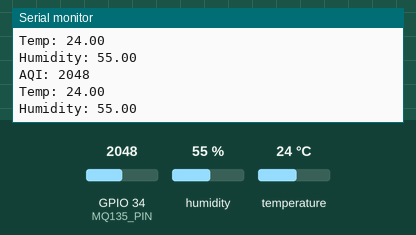
A sketch run on a simulated ESP32. Shown: the last lines printed to the serial monitor. Inputs (shaded band) come from the test bench; at power-on: humidity 55 %, GPIO 34 (MQ135_PIN) = 2048, temperature 24 °C.

Above: at 2.8 s.
2.9 s: humidity set to 22 %
At 5.1 s:
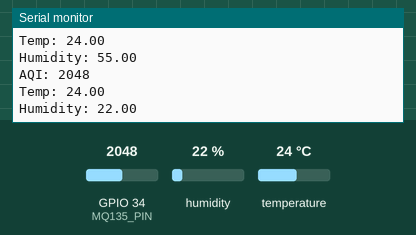
5.6 s: GPIO 34 (MQ135_PIN) set to 2866
At 6.8 s:
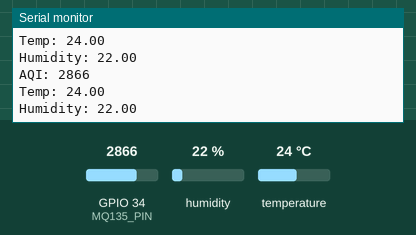
8.3 s: temperature set to 12 °C
At 10.8 s:
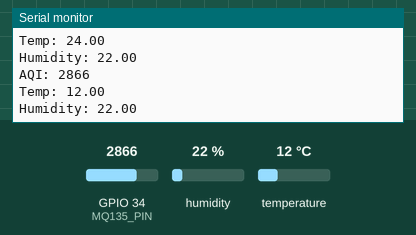
11.0 s: GPIO 34 (MQ135_PIN) set to 3603
At 13.2 s:
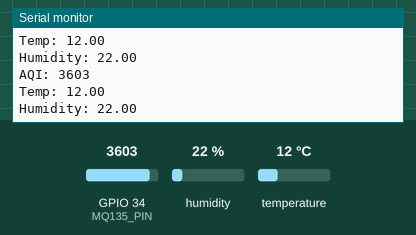
13.7 s: humidity set to 40 %
At 14.9 s:
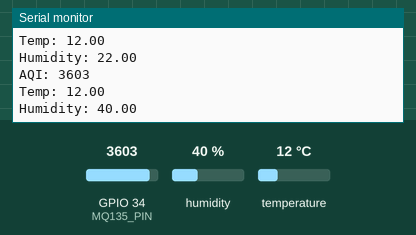
Timing chart, 0 to 16.7 s (numbered marks = the images above; inputs shaded):
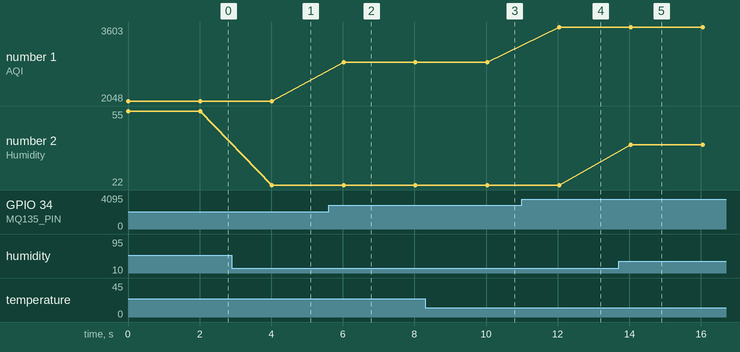

The sketch:

esp32_air_quality_monitor.ino
```cpp
#include "DHT.h"

#define DHTPIN 4
#define DHTTYPE DHT22

#define MQ135_PIN 34

DHT dht(DHTPIN, DHTTYPE);

void setup() {

  Serial.begin(115200);

  dht.begin();
}

void loop() {

  int aqi = analogRead(MQ135_PIN);

  float temp =
      dht.readTemperature();

  float hum =
      dht.readHumidity();

  Serial.print("AQI: ");
  Serial.println(aqi);

  Serial.print("Temp: ");
  Serial.println(temp);

  Serial.print("Humidity: ");
  Serial.println(hum);

  delay(2000);
}
```

Measured:
- after the input at 2.9 s, the serial monitor: prints a new line after 1.1 s (image 1)
- after the input at 5.6 s, the serial monitor: prints a new line after 0.42 s (image 2)
- after the input at 8.3 s, the serial monitor: prints a new line after 1.7 s (image 3)
- after the input at 11.0 s, the serial monitor: prints a new line after 1.0 s (image 4)
- after the input at 13.7 s, the serial monitor: prints a new line after 0.34 s (image 5)
- plotted number 1: 2048 → 2866 after the input at 5.6 s, 2866 → 3603 after the input at 11.0 s
- plotted number 2: 55 → 22 after the input at 2.9 s, 22 → 40 after the input at 13.7 s
